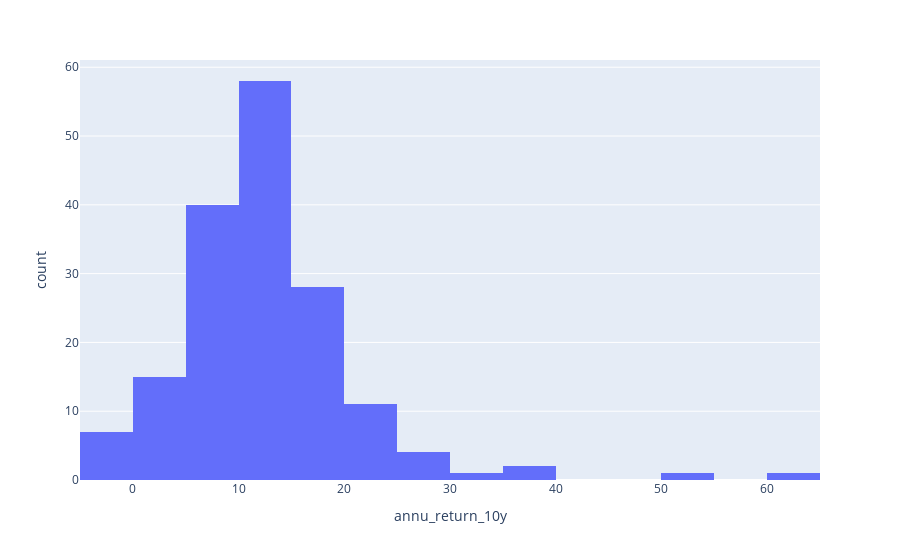

Here is the notebook cell this chart was saved with:
### Code cell
fig = px.histogram(new_df, x="annu_return_10y")
fig.show()

### Figure 1 — Plotly figure (JSON) as saved in the notebook; plotly's stock layout.template omitted (floating-point values rounded to 4 significant figures; data arrays with more than 128 entries replaced by an {"elided": "..."} marker saying what was removed)
{"data": [{"alignmentgroup": "True", "bingroup": "x", "hovertemplate": "annu_return_10y=%{x}<br>count=%{y}<extra></extra>", "legendgroup": "", "marker": {"color": "#636efa", "pattern": {"shape": ""}}, "name": "", "offsetgroup": "", "orientation": "v", "showlegend": false, "type": "histogram", "x": {"elided": "168 float values"}, "xaxis": "x", "yaxis": "y"}], "layout": {"barmode": "relative", "legend": {"tracegroupgap": 0}, "margin": {"t": 60}, "xaxis": {"anchor": "y", "domain": [0, 1], "title": {"text": "annu_return_10y"}}, "yaxis": {"anchor": "x", "domain": [0, 1], "title": {"text": "count"}}}}
